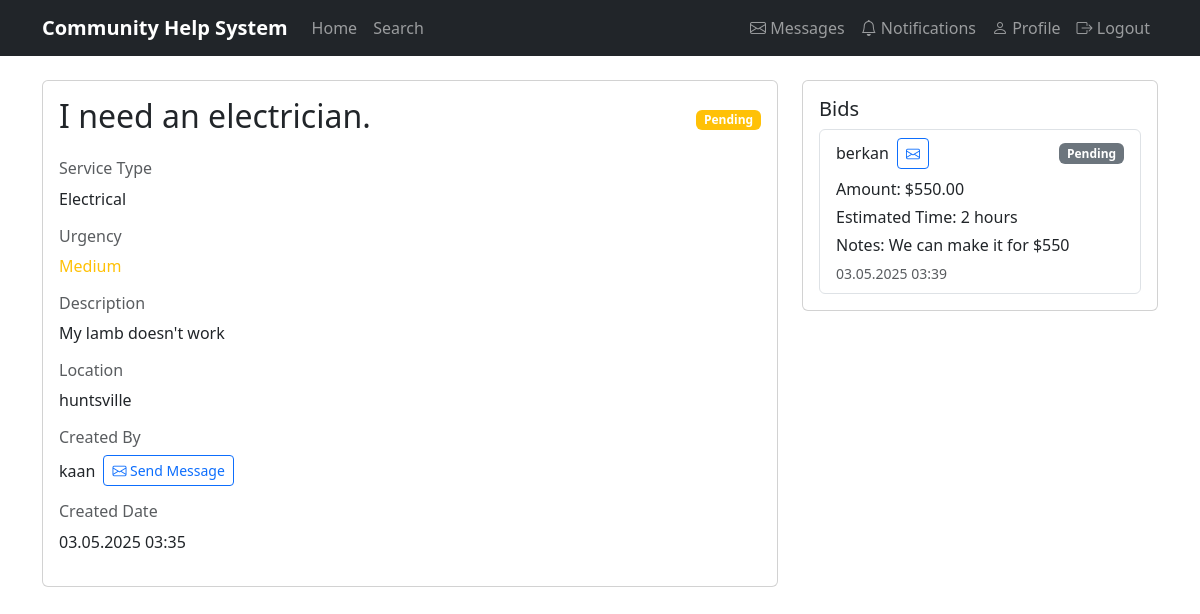
Screenshot of /service-request/2/ (signed in) with the database file from the repository.
### community/models.py (models this page shows)
class ServiceRequest(models.Model):
    SERVICE_TYPES = [
        ('plumbing', 'Plumbing'),
        ('electrical', 'Electrical'),
        ('cleaning', 'Cleaning'),
        ('moving', 'Moving'),
        ('other', 'Other'),
    ]
    URGENCY_LEVELS = [
        ('low', 'Low'),
        ('medium', 'Medium'),
        ('high', 'High'),
    ]
    STATUS_CHOICES = [
        ('pending', 'Pending'),
        ('in_progress', 'In Progress'),
        ('completed', 'Completed'),
        ('cancelled', 'Cancelled'),
    ]
    resident = models.ForeignKey(User, on_delete=models.CASCADE, related_name='service_requests')
    title = models.CharField(max_length=200, null=True, blank=True)
    description = models.TextField()
    service_type = models.CharField(max_length=20, choices=SERVICE_TYPES)
    urgency = models.CharField(max_length=10, choices=URGENCY_LEVELS)
    status = models.CharField(max_length=20, choices=STATUS_CHOICES, default='pending')
    location = models.CharField(max_length=255, default='Not Specified')
    created_at = models.DateTimeField(default=timezone.now)
    updated_at = models.DateTimeField(auto_now=True)

class User(AbstractUser):
    is_resident = models.BooleanField(default=False)
    is_service_provider = models.BooleanField(default=False)
    profile_picture = models.ImageField(upload_to='profile_pics/', null=True, blank=True)
    phone_number = models.CharField(max_length=15, null=True, blank=True)
    address = models.CharField(max_length=255, null=True, blank=True)
    bio = models.TextField(null=True, blank=True)
    rating = models.DecimalField(max_digits=3, decimal_places=2, default=0.00)
    created_at = models.DateTimeField(default=timezone.now)

class Bid(models.Model):
    service_request = models.ForeignKey(ServiceRequest, on_delete=models.CASCADE, related_name='bids')
    service_provider = models.ForeignKey(User, on_delete=models.CASCADE, related_name='bids')
    amount = models.DecimalField(max_digits=10, decimal_places=2)
    estimated_time = models.CharField(max_length=100, default='1 day')
    notes = models.TextField(null=True, blank=True)
    is_accepted = models.BooleanField(default=False)
    created_at = models.DateTimeField(default=timezone.now)

### community/views.py (the view)
# urls.py: path('service-request/<int:pk>/', views.service_request_detail, name='service_request_detail'),
@login_required
def service_request_detail(request, pk):
    service_request = get_object_or_404(ServiceRequest, pk=pk)
    bids = Bid.objects.filter(service_request=service_request)
    unread_notifications_count = get_unread_notifications_count(request.user)
    if request.method == 'POST':
        if request.user.is_service_provider and service_request.status == 'pending':
            form = BidForm(request.POST)
            if form.is_valid():
                bid = form.save(commit=False)
                bid.service_request = service_request
                bid.service_provider = request.user
                bid.save()
                messages.success(request, 'Your bid has been sent successfully.')
                return redirect('service_request_detail', pk=pk)
        elif request.user.is_resident and service_request.status == 'completed':
            form = ReviewForm(request.POST)
            if form.is_valid():
                review = form.save(commit=False)
                review.service_request = service_request
                review.reviewer = request.user
                review.reviewed = service_request.bids.filter(is_accepted=True).first().service_provider
                review.save()
                messages.success(request, 'Your review has been saved successfully.')
                return redirect('service_request_detail', pk=pk)
    else:
        if request.user.is_service_provider and service_request.status == 'pending':
            form = BidForm()
        elif request.user.is_resident and service_request.status == 'completed':
            form = ReviewForm()
        else:
            form = None
    return render(request, 'community/service_request_detail.html', {
        'service_request': service_request,
        'bids': bids,
        'form': form,
        'unread_notifications_count': unread_notifications_count
    })

### community/views.py (called while the page is built)
def get_unread_notifications_count(user):
    return Notification.objects.filter(user=user, is_read=False).count()

### templates/community/service_request_detail.html (shortened to what this page needs)
{% extends 'community/base.html' %}
{% load static %}
{% block content %}
<div class="row">
    <div class="col-md-8">
        <div class="card mb-4">
            <div class="card-body">
                <div class="d-flex justify-content-between align-items-center mb-3">
                    <h2 class="card-title">{{ service_request.title }}</h2>
                    <span class="badge {% if service_request.status == 'pending' %}bg-warning{% elif service_request.status == 'in_progress' %}bg-info{% elif service_request.status == 'completed' %}bg-success{% elif service_request.status == 'cancelled' %}bg-danger{% else %}bg-secondary{% endif %}">
                        {{ service_request.get_status_display }}
                    </span>
                </div>
                <div class="mb-3">
                    <h6 class="text-muted">Service Type</h6>
                    <p>{{ service_request.get_service_type_display }}</p>
                </div>
                <div class="mb-3">
                    <h6 class="text-muted">Urgency</h6>
                    <p class="{% if service_request.urgency == 'low' %}text-success{% elif service_request.urgency == 'medium' %}text-warning{% elif service_request.urgency == 'high' %}text-danger{% else %}text-secondary{% endif %}">
                        {{ service_request.get_urgency_display }}
                    </p>
                </div>
                <div class="mb-3">
                    <h6 class="text-muted">Description</h6>
                    <p>{{ service_request.description }}</p>
                </div>
                <div class="mb-3">
                    <h6 class="text-muted">Location</h6>
                    <p>{{ service_request.location }}</p>
                </div>
                <div class="mb-3">
                    <h6 class="text-muted">Created By</h6>
                    <div class="d-flex align-items-center">
                        <p class="mb-0">{{ service_request.resident.username }}</p>
                        {% if user.is_authenticated and user != service_request.resident %}
                            <a href="{% url 'send_message' service_request.resident.pk %}" class="btn btn-sm btn-outline-primary ms-2">
                                <i class="bi bi-envelope"></i> Send Message
                            </a>
                        {% endif %}
                    </div>
                </div>
                <div class="mb-3">
                    <h6 class="text-muted">Created Date</h6>
                    <p>{{ service_request.created_at|date:"d.m.Y H:i" }}</p>
                </div>
            </div>
        </div>
    </div>
    <div class="col-md-4">
        <div class="card">
            <div class="card-body">
                <h5 class="card-title">Bids</h5>
                {% if bids %}
                    <div class="list-group">
                        {% for bid in bids %}
                            <div class="list-group-item">
                                <div class="d-flex justify-content-between align-items-center mb-2">
                                    <div class="d-flex align-items-center">
                                        <h6 class="mb-0">{{ bid.service_provider.username }}</h6>
                                        {% if user.is_authenticated and user != bid.service_provider %}
                                            <a href="{% url 'send_message' bid.service_provider.pk %}" class="btn btn-sm btn-outline-primary ms-2">
                                                <i class="bi bi-envelope"></i>
                                            </a>
                                        {% endif %}
                                    </div>
                                    <span class="badge bg-{{ bid.is_accepted|yesno:'success,secondary' }}">
                                        {{ bid.is_accepted|yesno:'Accepted,Pending' }}
                                    </span>
                                </div>
                                <p class="mb-1">Amount: ${{ bid.amount }} </p>
                                <p class="mb-1">Estimated Time: {{ bid.estimated_time }}</p>
                                {% if bid.notes %}
                                    <p class="mb-1">Notes: {{ bid.notes }}</p>
                                {% endif %}
                                <small class="text-muted">{{ bid.created_at|date:"d.m.Y H:i" }}</small>
                            </div>
                        {% endfor %}
                    </div>
                {% else %}
                    <p class="text-muted">No bid yet.</p>
                {% endif %}
            </div>
        </div>
    </div>
</div>
{% endblock %}

### templates/community/base.html (shortened to what this page needs)
<!DOCTYPE html>
<html lang="en">
<head>
    <link href="https://cdn.jsdelivr.net/npm/bootstrap@5.3.0/dist/css/bootstrap.min.css" rel="stylesheet">
    <link rel="stylesheet" href="https://cdn.jsdelivr.net/npm/bootstrap-icons@1.7.2/font/bootstrap-icons.css">
</head>
<body>
    <nav class="navbar navbar-expand-lg navbar-dark bg-dark">
        <div class="container">
            <a class="navbar-brand" href="{% url 'home' %}">Community Help System</a>
            <div class="collapse navbar-collapse" id="navbarNav">
                {% if user.is_authenticated %}
                    <ul class="navbar-nav me-auto">
                        <li class="nav-item">
                            <a class="nav-link" href="{% url 'home' %}">Home</a>
                        </li>
                        <li class="nav-item">
                            <a class="nav-link" href="{% url 'search_requests' %}">Search</a>
                        </li>
                    </ul>
                    <ul class="navbar-nav">
                        <li class="nav-item">
                            <a class="nav-link" href="{% url 'messages_list' %}">
                                <i class="bi bi-envelope"></i> Messages
                            </a>
                        </li>
                        <li class="nav-item">
                            <a class="nav-link position-relative" href="{% url 'notifications' %}">
                                <i class="bi bi-bell"></i> Notifications
                            </a>
                        </li>
                        <li class="nav-item">
                            <a class="nav-link" href="{% url 'profile' %}">
                                <i class="bi bi-person"></i> Profile
                            </a>
                        </li>
                        <li class="nav-item">
                            <a class="nav-link" href="{% url 'logout' %}">
                                <i class="bi bi-box-arrow-right"></i> Logout
                            </a>
                        </li>
                    </ul>
                {% endif %}
            </div>
        </div>
    </nav>
    <div class="container mt-4">
        {% block content %}
        {% endblock %}
    </div>
</body>
</html>

### templates/community/base.html (style rules this page uses)
.navbar-brand { font-weight: bold; }
.nav-item { position: relative; }

### rows the page displays
ServiceRequest: title "I need an electrician.", status "Pending", service_type "Electrical", urgency "Medium", description "My lamb doesn't work", location "huntsville", resident.username "kaan", created_at "03.05.2025 03:35"
Bid: service_provider.username "berkan", is_accepted "Pending", amount "550.00", estimated_time "2 hours", notes "We can make it for $550", created_at "03.05.2025 03:39"
